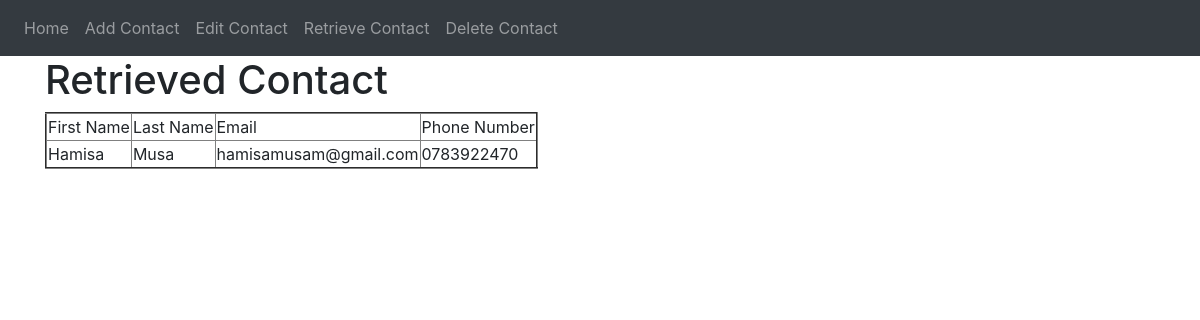
/1/, run on the app's committed database.
### tables this page shows
CREATE TABLE contacts(
    id INTEGER PRIMARY KEY AUTOINCREMENT,
    firstName TEXT NOT NULL,
    lastName TEXT NOT NULL,
    email TEXT NOT NULL,
    phone TEXT NOT NULL
);

### website/auth.py (the view)
@auth.route('/<int:contact_id>/')
def retrieve_contact(contact_id):
    contact = get_contact(contact_id)
    return render_template("retrieve.html", contact=contact)

### website/auth.py (called while the page is built)
def get_db_connection():
    conn = sqlite3.connect('database.db')
    conn.row_factory = sqlite3.Row
    return conn

def get_contact(contact_id):
     conn = get_db_connection()
     contact = conn.execute('SELECT * FROM contacts WHERE id =?',(contact_id,)).fetchone()
     conn.close()
     if contact is None:
         abort(404)
     return contact

### website/templates/retrieve.html (shortened to what this page needs)
{% extends "base.html" %}
{% block content %}
<h1>{% block title %} Retrieved Contact {% endblock %}</h1>
<table border="2">
    <tr>
        <td>First Name</td>
        <td>Last Name</td>
        <td>Email</td>
        <td>Phone Number</td>
    </tr>
    <tr>
        <td>{{ contact['firstName']}}</td>
        <td>{{ contact['lastName']}}</td>
        <td>{{ contact['email']}}</td>
        <td>{{ contact['phone']}}</td>
    </tr>
</table>
{% endblock %}

### data on the page
contacts: firstName "Hamisa", lastName "Musa", email "hamisamusam@gmail.com", phone "0783922470"
